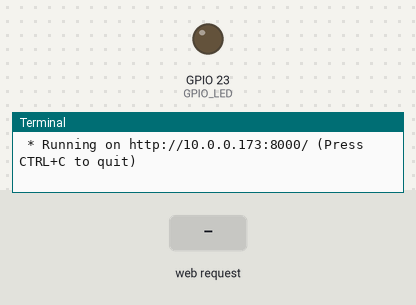
Recording of a program running on a simulated Raspberry Pi (BCM pin numbers). Parts: output pins drawn as LEDs (lit = HIGH), the last lines printed to the terminal. Inputs (shaded band) come from the test bench. The clock reads 2024-03-15 10:24:30 at power-on unless the program sets it.

Above: at 1.2 s.
1.3 s: HTTP request for /toggle received
At 2.5 s:
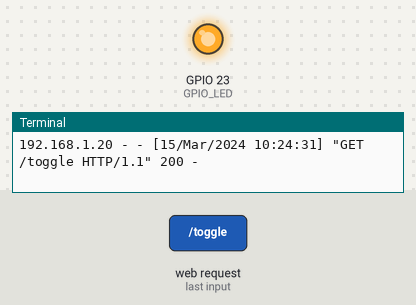
2.8 s: HTTP request for / received
Timing chart, 0 to 5.8 s (numbered marks = the images above; inputs shaded):
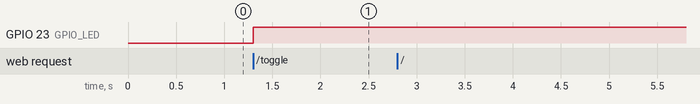

The program:

webled.py
```python
# ==========================================
#
# Control GPIO LED from Web using Bottle
#
# sudo apt-get install python-bottle
#
# Author:  Martin Eyre (Slice of Pi Club)
# Created: 8-May-2015
#
# http://10.0.0.173/toggle
# ==========================================

from bottle import route, run, template, request
import RPi.GPIO as GPIO
import time

#
# Set the IP of the raspberry Pi
# to find out IP type 'sudo ifconfig' and look for inet addr
#

IP_ADDRESS = '10.0.0.173'

#
# Use BCM e.g. by name noT BOARD by pin number
#

GPIO.setmode(GPIO.BCM)

#
# Set warnings off to suppress re-initialisation messages
#

GPIO.setwarnings(False)

#
# Set variable to the Pin that will control on or off
#

GPIO_LED = 23

#
# Set variable to keep status of LED
#

led = False

#
# Setup pins for output
#

GPIO.setup(GPIO_LED, GPIO.OUT)

#
# Function to loggle LED on or OFF
#

def toggle():
	global led
	if led == True:
		GPIO.output(GPIO_LED, False)
		led = False
	else:
		GPIO.output(GPIO_LED, True)
		led = True
#
# Define what we want when some visits web page
#

@route('/')
def home():
	#show the gome page from template
	return template('home')

#
# Define what we want when some visits TOGGLE web page
#

@route('/toggle')
def index():
	#call the toggle LED Function
	toggle()
	#show the gome page from template
	return template('home')

#
# Setup and run Web Server Host
#

try:
	# run bottle host on address and port
	run(host=IP_ADDRESS, port=8000)
finally:
	# Clean up
	print('cleaning')
	GPIO.cleanup()
```

Measured:
- after the input at 1.3 s, GPIO 23 (GPIO_LED): LOW → HIGH at once
